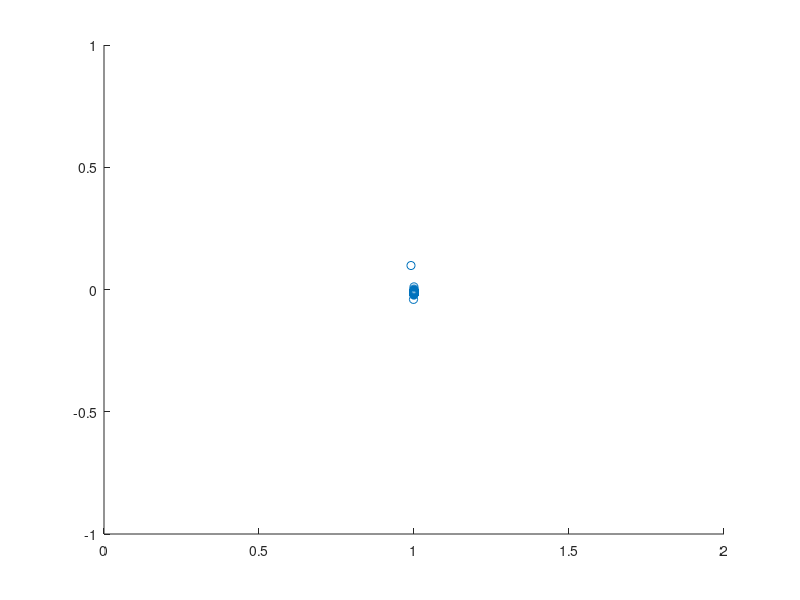

Recreate this plot in MATLAB.
clear all;
close all;

k  = 1000;
n  = ceil(6*k/pi);
N  = 2*n+1;
h  = 1/(N+1);
b1 = 1;
b2 = 0.5;

%% Symbolic computation of the eigenvalues of Minv*P*A

cj  = cos((h*pi/2)*(1:n));
sj  = sin((h*pi/2)*(1:n));

g1 = (h*pi/2)*(1:n);
g2 = (h*pi/2)*(N+1-(1:n));

%Eigenvalues of Helmholtz operator
lj  = (4/h^2)*(sin(g1).^2)-k^2;
lNj = (4/h^2)*(sin(g2).^2)-k^2;

%Eigenvalues of shifted Laplacian
muj  = (4/h^2)*(sin(g1).^2) - k^2*(b1-1i*b2);
muNj = (4/h^2)*(sin(g2).^2) - k^2*(b1-1i*b2);

%Eigenvalues of preconditioned Shifted Laplacian
Slj  = lj./muj;
SlNj = lNj./muNj;

mj = lj.*(cj.^4)+lNj.*(sj.^4); 
aj = (cj.^4)./(sj.^4+cj.^4);

x       = (1./lNj).*aj + (1./lj).*(1-aj);
eigvPA  = (1./x);  % Eigenvalues of deflated Helmholtz
figure(1);
scatter(real(eigvPA),imag(eigvPA),'r+');

y  = (1./SlNj).*aj + (1./Slj).*(1-aj);
eigvTLMG = (1./y);
 
scatter(real(eigvTLMG),imag(eigvTLMG),'r+');
axis([0 2 -1 1 ])


%scatter(real(eigvPA),imag(eigvPA),'r+');

%scatter(real(mj),imag(mj),'r+');
%hold on



%% Checking the eigenvalues by constructing the matrices
% 
% 
%  A = helmholtz(k,N,'dir');
%  M = shift_laplace(k,b1,b2,N,'dir');
%  
%  P  = lininterpol(n);    %prolongation operator
%  R  = 0.5*P';            %restriction operator
%  E  = R*A*P;             %coarse grid matrix
%  D  = eye(N)-A*P*(E\R);  %deflation operator
%  Q  = P*(E\R);
%  D  = D + Q;
%  S  = (D*A);            %deflated matrix
%  %S  = M\(D*A);         %ADEF-1 preconditioned matrix
%  %D1 = D1+Q;
%  %S1 = D*(M\A);         %ADEF-1 preconditioned matrix
%  
% %eigvS = eig(full(S));
% %  eigvE = eig(full(E));
% 
% %figure(2);
% %scatter(real(eigvS),imag(eigvS),'b*');
% %  %scatter(real(eigvE),imag(eigvE),'b*');
% % 
% %  eigvA = eig(full(A));
% %  eigvsA=(4/h^2)*(sin(pi*h/2*(1:N)).^2) - k^2;
% %  eigvsA=eigvsA'
% %  
% %  scatter(real(eigvA),imag(eigvA),'r+');
% %  hold on
% %  scatter(real(eigvsA),imag(eigvsA),'b+');
% %  
% % %eigvA  = sort(eigvA);
% % %eigvsA = sort(eigvsA);
% %   
% %  %axis([0 2 -1 1 ])
% 
% %% We check the eigenvalues of the coarse grid system numerically 
% % and by constructing the matrices
% 
% %First we check the aliasing properties of the interpolation and fw 
% %restriction operators
% 
% %Fourier matrices of size N and n
% 
% %Fh= 


%lininterpol(5)
 
 
 
 
 
 
